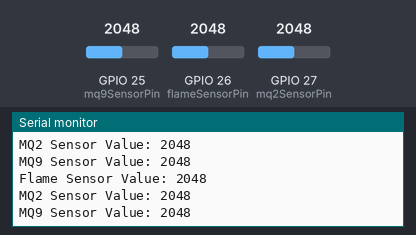
Bench run of a sketch on a simulated ESP32. Parts: the last lines printed to the serial monitor. Inputs (shaded band) come from the test bench; at power-on: GPIO 25 (mq9SensorPin) = 2048, GPIO 26 (flameSensorPin) = 2048, GPIO 27 (mq2SensorPin) = 2048.

Above: at 1.8 s.
1.9 s: GPIO 25 (mq9SensorPin) set to 2866
At 2.4 s:
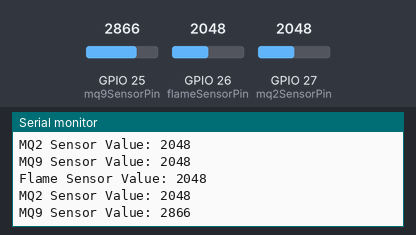
3.4 s: GPIO 26 (flameSensorPin) set to 2866
At 4.7 s:
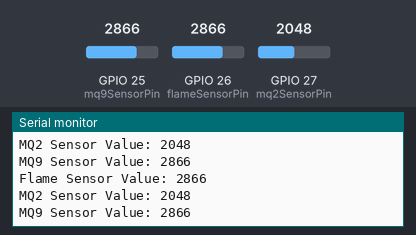
4.9 s: GPIO 27 (mq2SensorPin) set to 2866
At 5.8 s:
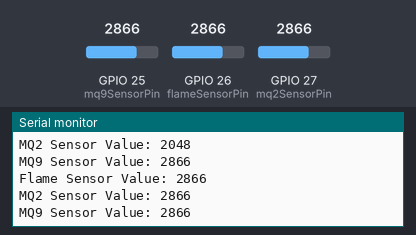
6.4 s: GPIO 25 (mq9SensorPin) set to 3603
At 7.6 s:
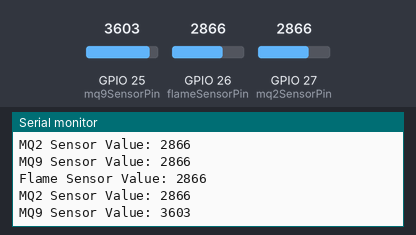
7.9 s: GPIO 26 (flameSensorPin) set to 3603
At 8.4 s:
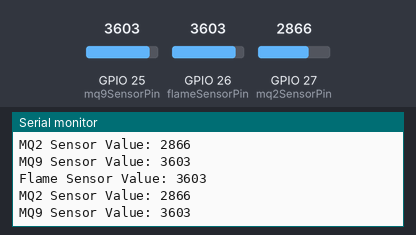
9.4 s: GPIO 27 (mq2SensorPin) set to 3603
At 10.8 s:
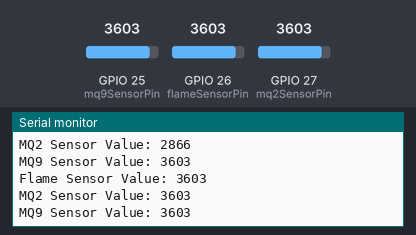
Timing chart, 0 to 11.9 s (numbered marks = the images above; inputs shaded):
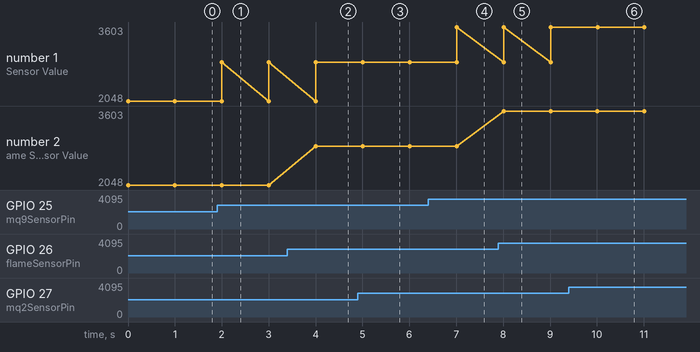

The sketch:

Gas-Flame-test.ino
```cpp
// Define the pins for the sensors
const int flameSensorPin = 26;
const int mq2SensorPin = 27;
const int mq9SensorPin = 25;

// Variables to store sensor values
int flameValue = 0;
int mq2Value = 0;
int mq9Value = 0;

void setup() {
  // Initialize serial communication at 115200 bits per second:
  Serial.begin(115200);

  // Configure the pins as input
  pinMode(flameSensorPin, INPUT);
  pinMode(mq2SensorPin, INPUT);
  pinMode(mq9SensorPin, INPUT);
}

void loop() {
  // Read the analog value from the flame sensor
  flameValue = analogRead(flameSensorPin);

  // Read the analog value from the MQ2 sensor
  mq2Value = analogRead(mq2SensorPin);

  // Read the analog value from the MQ9 sensor
  mq9Value = analogRead(mq9SensorPin);

  // Print out the sensor values
  Serial.print("Flame Sensor Value: ");
  Serial.println(flameValue);

  Serial.print("MQ2 Sensor Value: ");
  Serial.println(mq2Value);

  Serial.print("MQ9 Sensor Value: ");
  Serial.println(mq9Value);

  // Wait for 1 second before reading again
  delay(1000);
}
```

Measured:
- after the input at 1.9 s, the serial monitor: prints a new line after 0.10 s (image 1)
- after the input at 3.4 s, the serial monitor: prints a new line after 0.61 s (image 2)
- after the input at 4.9 s, the serial monitor: prints a new line after 0.11 s (image 3)
- after the input at 6.4 s, the serial monitor: prints a new line after 0.61 s (image 4)
- after the input at 7.9 s, the serial monitor: prints a new line after 0.11 s (image 5)
- after the input at 9.4 s, the serial monitor: prints a new line after 0.61 s (image 6)
- plotted number 1: 2048 → 2866 after the input at 1.9 s, 2866 → 3603 after the input at 6.4 s
